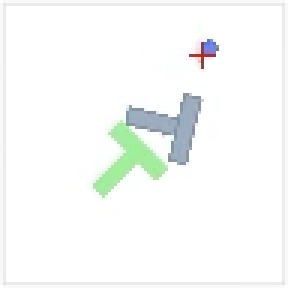
#> input picture push_t_succ_0.gif, 96 x 96 px (shown 3 times larger)
$ python frames.py
#> lines starting #> are read from the running program, lines starting #| are printed output that depends on the picture
import mediapy as media
import numpy as np
from PIL import Image

def sample_and_concatenate_gif(gif_path, output_path, num_frames=6):
    """
    Reads a GIF file, sub-samples `num_frames` frames, and concatenates them horizontally.
    Saves the result to `output_path`.
    """
#> called with gif_path = 'push_t_succ_0.gif', output_path = 'push_t_succ_0.png', num_frames = 6
    # Read all frames from the GIF using PIL
    with Image.open(gif_path) as im:
#> im is the input picture: PIL image 96x96 P; mean R, G, B 247.9, 250.1, 248.7
        frames = []
        try:
            while True:
                frame = im.convert("RGBA")
                frames.append(np.array(frame))
                im.seek(im.tell() + 1)
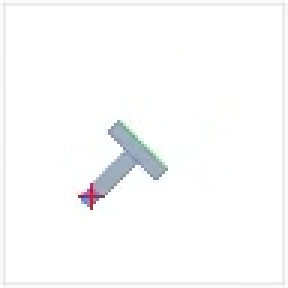
#> im: PIL image 96x96 RGB (shown 3 times larger); mean R, G, B 250.6, 251, 251.4
#> call 2 of sample_and_concatenate_gif, with gif_path = 'push_t_succ_1.gif', output_path = 'push_t_succ_1.png', num_frames = 6
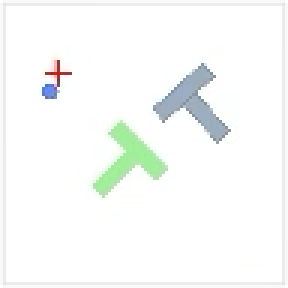
#> input picture push_t_succ_1.gif, 96 x 96 px (shown 3 times larger)
#> in sample_and_concatenate_gif, im is the input picture: PIL image 96x96 P; mean R, G, B 248.1, 250.2, 248.7
#> im: PIL image 96x96 RGB
#> call 3 of sample_and_concatenate_gif, with gif_path = 'push_t_fail_0.gif', output_path = 'push_t_fail_0.png', num_frames = 6
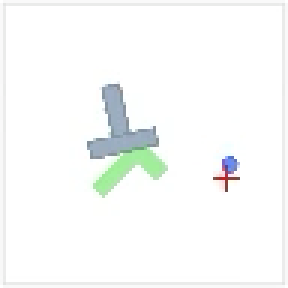
#> input picture push_t_fail_0.gif, 96 x 96 px (shown 3 times larger)
#> in sample_and_concatenate_gif, im is the input picture: PIL image 96x96 P; mean R, G, B 248.5, 250.2, 249.4
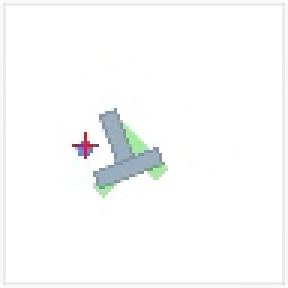
#> im: PIL image 96x96 RGB (shown 3 times larger); mean R, G, B 249.6, 250.6, 250.4
        except EOFError:
            pass

    frames = np.stack(frames, axis=0)  # shape: (num_total_frames, H, W, C)
    total_frames = frames.shape[0]

    if total_frames == 0:
        raise ValueError("No frames found in GIF.")

    # Sub-sample indices
    if total_frames < num_frames:
        indices = list(range(total_frames)) + [total_frames-1] * (num_frames - total_frames)
    else:
        indices = np.linspace(0, total_frames - 1, num_frames, dtype=int)

    sampled_frames = frames[indices]  # shape: (num_frames, H, W, C)

    # Concatenate horizontally
    concat_img = np.concatenate(sampled_frames, axis=1)  # along width

    # Save result
    media.write_image(output_path, concat_img)


sample_and_concatenate_gif("push_t_succ_0.gif", "push_t_succ_0.png")
sample_and_concatenate_gif("push_t_succ_1.gif", "push_t_succ_1.png")
sample_and_concatenate_gif("push_t_fail_0.gif", "push_t_fail_0.png")
sample_and_concatenate_gif("push_t_fail_1.gif", "push_t_fail_1.png")
#> (the run stopped early here; a loop or call above may not have finished)
